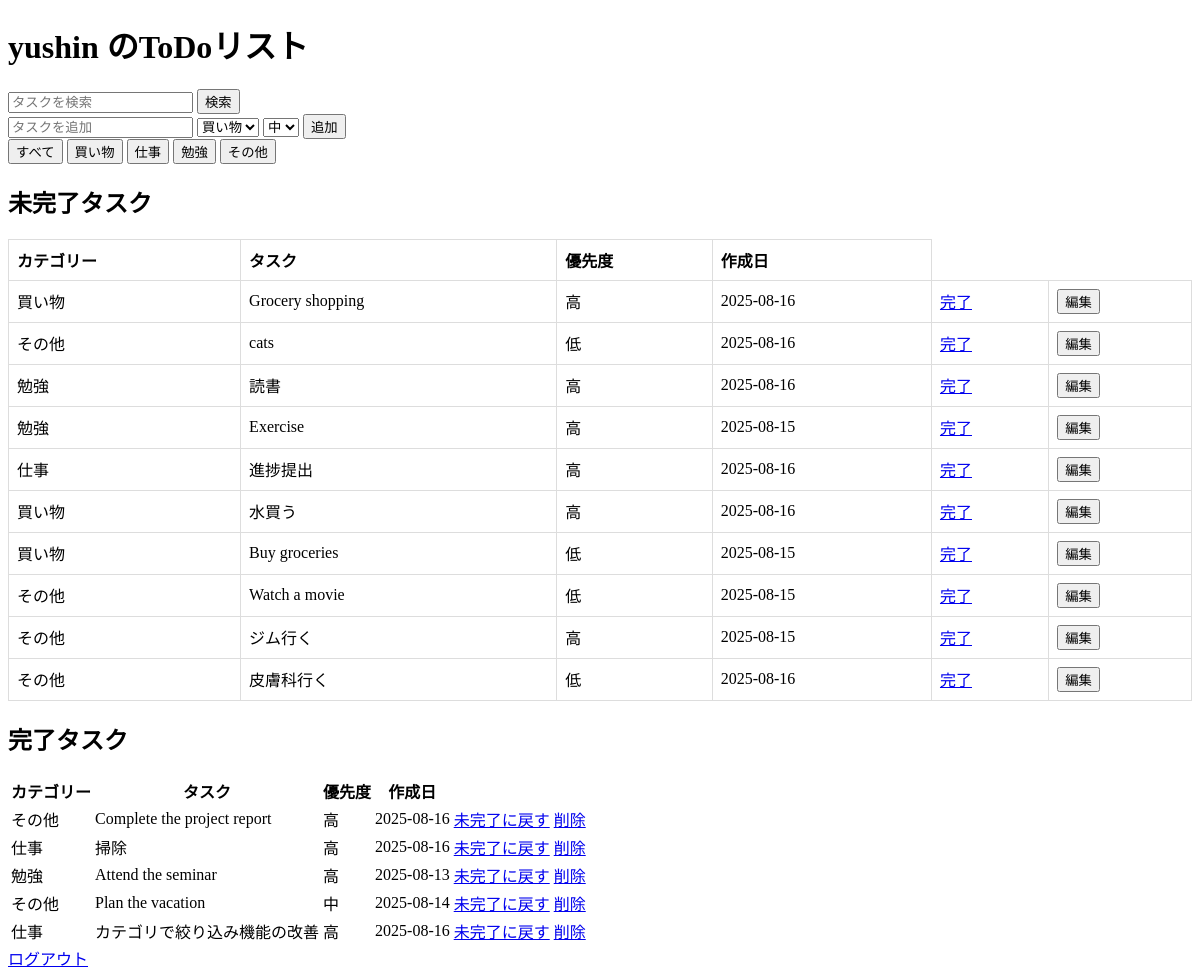
Page / (signed in) on the earlier database version.
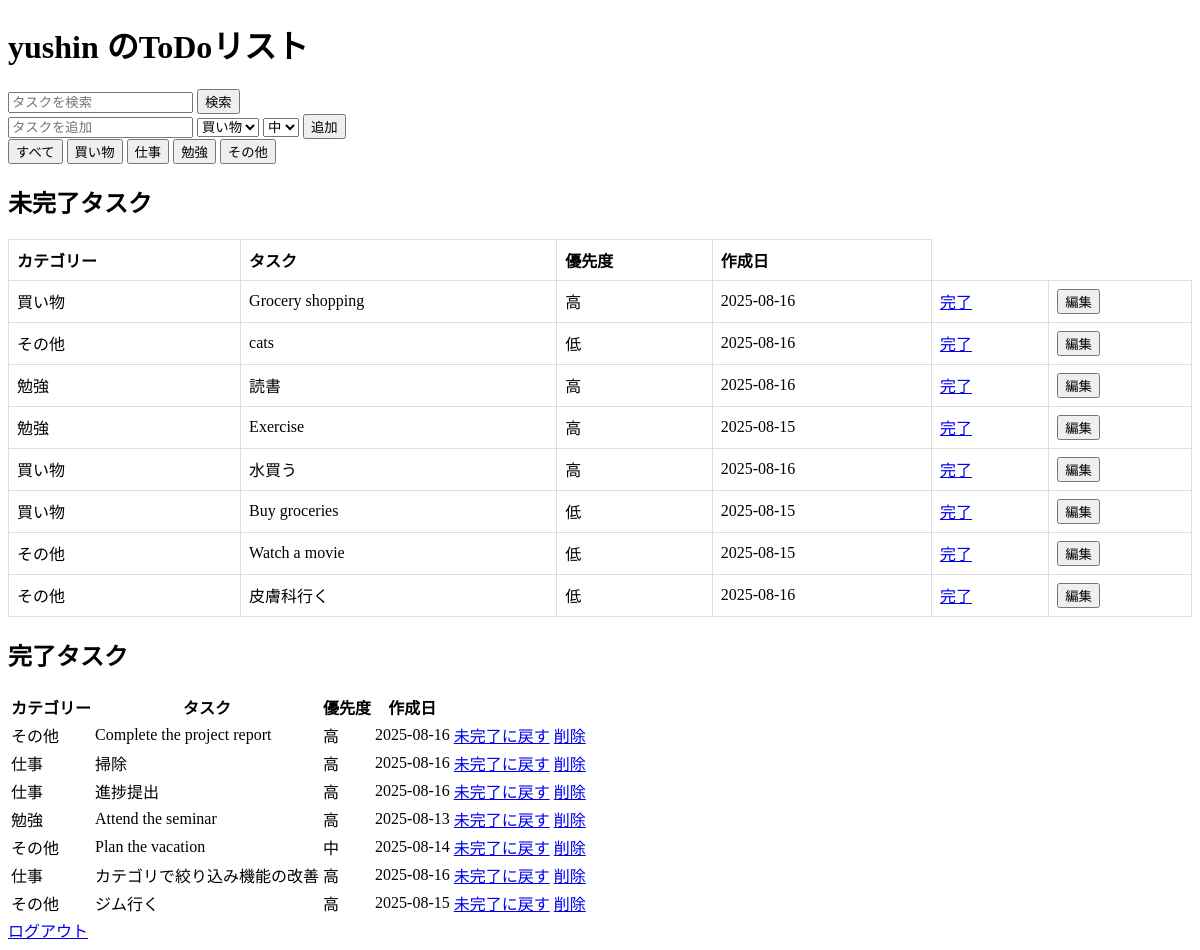
Same page on the later database version.
### tables this page shows
CREATE TABLE users(
                  id INTEGER PRIMARY KEY,
                  username TEXT UNIQUE,
                  password_hash TEXT
              );

CREATE TABLE tasks(
                  id INTEGER PRIMARY KEY AUTOINCREMENT, 
                  user_id INTEGER,
                  task TEXT,
                  is_done INTEGER DEFAULT 0,
                  category TEXT,
                  priority INTEGER,
                  date_created DATE,
                  FOREIGN KEY(user_id) REFERENCES users(id)
                );

### main.py (the view, shortened to what this page needs)
@app.route("/")
@login_required
def index():
    category_filter = request.args.get("category")
    conn = sqlite3.connect(DB_PATH)
    c = conn.cursor()
    if category_filter:
        c.execute("""
                  SELECT id, task, is_done, category, priority, date_created
                  FROM tasks
                  WHERE user_id=? AND category=? AND is_done=0
        """, (current_user.id, category_filter))
    else:
        c.execute("""
            SELECT id, task, is_done, category, priority, date_created
            FROM tasks
            WHERE user_id=? AND is_done=0
        """, (current_user.id,))
    print("カテゴリー：" + str(category_filter))
    active_tasks = c.fetchall()
    if category_filter:
        c.execute("""
                  SELECT id, task, is_done, category, priority, date_created
                  FROM tasks
                  WHERE user_id=? AND category=? AND is_done=1
                  ORDER BY
                CASE priority
                    WHEN "高" THEN 1
                    WHEN "中" THEN 2
                    WHEN "低" THEN 3
                END
        """, (current_user.id, category_filter))
    else:
        c.execute("""
            SELECT id, task, is_done, category, priority, date_created
            FROM tasks
            WHERE user_id=? AND is_done=1
            ORDER BY
            CASE priority
                WHEN "高" THEN 1
                WHEN "中" THEN 2
                WHEN "低" THEN 3
            END
        """, (current_user.id,))
    completed_tasks = c.fetchall()
    search_result = []
    search_query = request.args.get("q", "")
    search_result = c.fetchall()
    conn.close()
    return render_template("index.html", active_tasks=active_tasks, completed_tasks=completed_tasks,
                           search_result=search_result, username=current_user.username)

### main.py (called while the page is built)
@login_manager.user_loader
def load_user(user_id):
    conn = sqlite3.connect(DB_PATH)
    c = conn.cursor()
    c.execute("SELECT id, username, password_hash FROM users WHERE id=?", (user_id,))
    row = c.fetchone()
    if row:
        return User(*row)
    return None

### templates/index.html (shortened to what this page needs)
<!DOCTYPE html>
<html>
<head>
    <link rel="stylesheet" href="{{ url_for('static', filename='css/style.css') }}">
</head>
<body>
    <h1>{{ username }} のToDoリスト</h1>
    <div>
        <form action="/" method="GET">
            <input type="text" name="q" placeholder="タスクを検索" value="{{ request.args.get('q', '') }}">
            <button type="submit">検索</button>
        </form>
    </div>
    <form action="/add" method="POST">
        <input type="text" name="task" placeholder="タスクを追加" required>
        <select name="category">
            <option value="買い物">買い物</option>
        </select>
        <select name="priority">
            <option value="2" selected>中</option>
        </select>
        <button type="submit">追加</button>
    </form>
    <div id="categoryFilter">
        <button class="filter-btn" data-category="all">すべて</button>
        <button class="filter-btn" data-category="買い物">買い物</button>
        <button class="filter-btn" data-category="仕事">仕事</button>
        <button class="filter-btn" data-category="勉強">勉強</button>
        <button class="filter-btn" data-category="その他">その他</button>
    </div>
    <h2>未完了タスク</h2>
    <table id="todoTable" class="task-table">
        <thead>
            <tr class="sortable">
                <th data-sort="category">カテゴリー</th>
                <th data-sort="task">タスク</th>
                <th data-sort="priority">優先度</th>
                <th data-sort="created">作成日</th>
            </tr>
        </thead>
        <tbody>
            {% for task in active_tasks %}
            <tr id="task-{{ task[0] }}"
                class="task-item"
                data-id="{{ task[0] }}"
                data-task="{{ task[1] }}"
                data-category="{{ task[3] }}"
                data-priority="{{ task[4] }}"
                data-created="{{ task[5] }}">
                <td class="category" data-label="カテゴリー">{{ task[3] }}</td>
                <td class="task" data-label="タスク">{{ task[1] }}</td>
                <td class="priority" data-label="優先度">
                    {% if task[4] == 1 %}高
                    {% elif task[4] == 2 %}中
                    {% else %}低
                    {% endif %}
                </td>
                <td class="date_created" data-label="作成日">{{ task[5] }}</td>
                <td><a href="/toggle/{{ task[0] }}">完了</a></td>
                <td><button class="edit-btn">編集</button></td>
            </tr>
            {% else %}
            <tr>
                <td colspan="6">未完了タスクはありません。</td>
            </tr>
            {% endfor %}
        </tbody>
    </table>
    <h2>完了タスク</h2>
    <table id="todoTable">
        <thead>
            <tr class="sortable">
                <th data-type="string">カテゴリー</th>
                <th data-type="string">タスク</th>
                <th data-type="number">優先度</th>
                <th data-type="date">作成日</th>
            </tr>
        </thead>
        <tbody>
            {% for task in completed_tasks %}
            <tr class="task-item" data-category="{{ task[3] }}" data-priority="{{ task[4] }}"
                data-created="{{ task[5] }}">
                <td>{{ task[3] }}</td>
                <td>{{ task[1] }}</td>
                <td>
                    {% if task[4] == 1 %}高
                    {% elif task[4] == 2 %}中
                    {% else %}低
                    {% endif %}
                </td>
                <td>{{ task[5] }}</td>
                <td><a href="/toggle/{{ task[0] }}">未完了に戻す</a></td>
                <td><a href="/delete/{{ task[0] }}">削除</a></td>
            </tr>
            {% else %}
            <tr>
                <td colspan="6">完了タスクはありません。</td>
            </tr>
            {% endfor %}
        </tbody>
    </table>
    <a href="/logout">ログアウト</a>
</body>
</html>

### static/css/style.css (style rules this page uses)
.task-table { width: 100%; border-collapse: collapse; }
.task-table th, .task-table td { border: 1px solid #ddd; padding: 8px; text-align: left; }

Differences in the rows shown:
changed tasks "進捗提出": moves from the list under "未完了タスク" to the list under "完了タスク"
changed tasks "ジム行く": moves from the list under "未完了タスク" to the list under "完了タスク"
